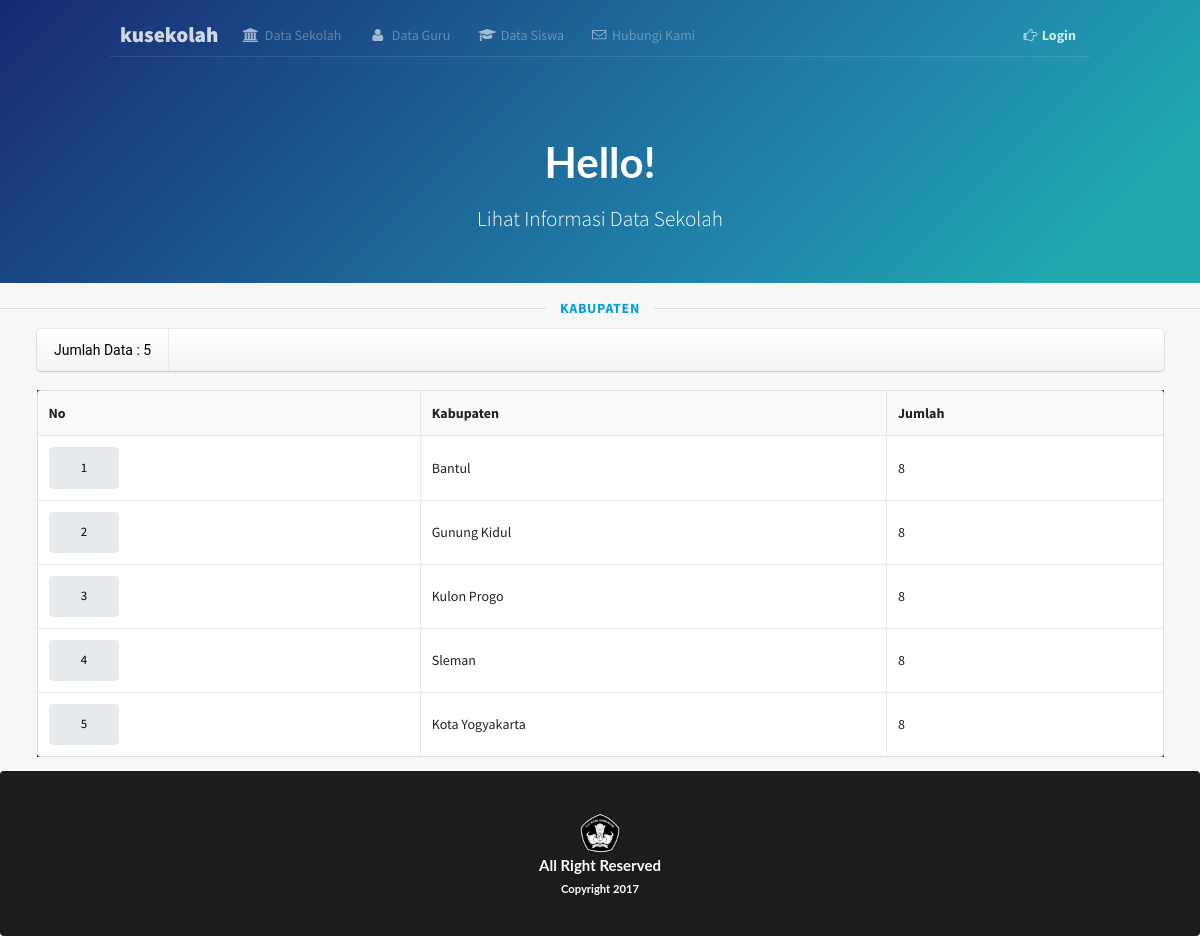
The app's page /datasekolah/userpage.php with its own data.
### tables this page shows
CREATE TABLE `kabupaten` (
  `id` int(11) NOT NULL,
  `kabupaten` varchar(20) NOT NULL
);

### datasekolah/userpage.php (the view, shortened to what this page needs)
<?php
    include "../koneksi.php";
    $query = "SELECT * FROM kabupaten";
    $sql = mysql_query($query, $koneksi);
    $jumlah_baris = mysql_num_rows($sql);
    $sql2 = "SELECT jenjang FROM profil group by jenjang";
    $query2 = mysql_query($sql2);
    $count = mysql_num_rows($query2);
?><!DOCTYPE html>
<html>
<head>
  <link rel="stylesheet" type="text/css" href="../semantic-ui/semantic.css">
  <link rel="stylesheet" type="text/css" href="../homepage.css">
  <link rel="stylesheet" type="text/css" href="../dist/components/container.css">
  <link rel="stylesheet" type="text/css" href="../iconfonts/flaticon.css">
  <link rel="stylesheet" type="text/css" href="../dist/components/icon.css">
  <link rel="stylesheet" type="text/css" href="../dist/components/header.css">
  <link rel="stylesheet" type="text/css" href="../dist/components/table.css">
  </head>
  <body id="home">
  <div class="ui inverted masthead centered segment">
    <div class="ui page grid">
      <div class="column">
        <div class="ui secondary pointing menu">
          <a class="logo item" onclick="window.location.href='../index.php'">
            kusekolah  </a>
          <a class="item" onclick="window.location.href='userpage.php'">
            <i class="university icon" style="color: white"></i> Data Sekolah
          </a>
          <a class="item" onclick="window.location.href='../dataguru/userpage.php'">
            <i class="user icon" style="color: white"></i> Data Guru
          </a>
          <a class="item" onclick="window.location.href='../datasiswa/userpage.php'">
            <i class="student icon" style="color: white"></i> Data Siswa
          </a>
          <a class="item" onclick="window.location.href='../hubungikami.php'">
            <i class="flaticon-mail" style="color: white"></i> Hubungi Kami
          </a>
          <div class="right menu">
            <a class="ui item" href="../login.html" style="color: white" title="Login Ke Akun Anda">
              <i class="pointing right icon" style="color: white"></i><b>Login</b>
            </a>
          </div>
        </div>
        <div class="ui hidden transition information">
          <h1 class="ui inverted centered header">
                Hello!
          </h1>
            <p class="ui centered lead">Lihat Informasi Data Sekolah</p>
          <br>
        </div>
      </div>
    </div>
  </div>
  <br>
  <div class="ui horizontal divider"><a>KABUPATEN</a></div>
  <div class="ui container">
    <div class="ui mini horizontal menu">
      <a class="item" style="color: black;font-family: Roboto">
        <?php echo "Jumlah Data : ".$jumlah_baris;?>
      </a>
    </div>
  </div>
  <br>
  <div class="ui container">
    <div class="scrollmenu">
      <table class="ui selectable celled table">
        <thead>
        <tr>
          <th>No</th>
          <th>Kabupaten</th>
          <th>Jumlah</th>
        </tr>
        </thead>
        <tbody>
          <?php while($data = mysql_fetch_object($sql)): ?>
        <tr>
          <td><a style="color: black" class="ui button" onclick="window.location.href='userkecpage.php?id= <?php echo $data->id;?>'"><?php echo $data->id;?></a></td>
          <td><?php echo $data->kabupaten;?></td>
          <td><?php echo $count;?></td>
        </tr>
          <?php
          endwhile;?>
        </tbody>
      </table>
    </div>
  </div>
  <div class="ui inverted footer segment center">
    <div class="ui container">
      <center><img src="../img/twh.png" style="width: 40px;height: 40px"></center>
    </div>
      <center>
        <h4 class="ui inverted header">All Right Reserved<br><sub>Copyright 2017</sub></h4>
      </center>
  </div>
</body>
</html>

### homepage.css (style rules this page uses)
html { font-size: 14px; }
#home .masthead { background: rgb(24,42,115); background: -moz-linear-gradient(-45deg, rgba(24,42,115,1) 0%, rgba(33,138,174,1) 69%, rgba(32,167,172,1) 89%); background: -webkit-gradient(linear, left top, right bottom, color-stop(0%,rgba(24,42,115,1)), color-stop(69%,rgba(33,138,174,1)), color-stop(89%,rgba(32,167,172,1))); background: -webkit-linear-gradient(-45deg, rgba(24,42,115,1) 0%,rgba(33,138,174,1) 69%,rgba(32,167,172,1) 89%); background: -o-linear-gradient(-45deg, rgba(24,42,115,1) 0%,rgba(33,138,174,1) 69%,rgba(32,167,172,1) 89%); background: -ms-linear-gradient(-45deg, rgba(24,42,115,1) 0%,rgba(33,138,174,1) 69%,rgba(32,167,172,1) 89%); background: linear-gradient(135deg, rgba(24,42,115,1) 0%,rgba(33,138,174,1) 69%,rgba(32,167,172,1) 89%); filter: progid:DXImageTransform.Microsoft.gradient( startColorstr='#182a73', endColorstr='#20a7ac',GradientType=1 ); border-radius: 0; margin: 0em; padding: 1rem 0rem 0; }
#home .masthead .column { position: relative; }
#home .masthead .information { margin: 6em 1em 0 1em; text-align: center; }
#home .masthead .information p { display: block; text-align: center; width: 100%; font-weight: 300; font-size: 20pt; }
#home p.ui.centered.lead { font-weight: 300; font-size: 16pt; padding: 0px 30px; line-height: 1.5; text-align: center; margin-bottom: 0.7em; }
.ui.secondary.pointing.menu { border-bottom: 1px solid rgba(255,255,255, 0.1); }
.ui.menu .logo.item { font-weight: 800;color: #ffffff;font-size: 16pt;padding: 0 10px !important; }
.ui.menu .item { color: rgba(255,255,255,0.4); }
.ui.secondary.pointing.menu > .menu > .item, .ui.secondary.pointing.menu > .item { border-bottom-width: 1px; margin: 0 0 -1px; }
.ui.secondary.pointing.menu .item i { margin-right: 3px; color: rgba(255,255,255,0.6); }
.ui.secondary.pointing.menu > .menu > .item:not(.logo), .ui.secondary.pointing.menu > .item:not(.logo) { padding: 1em 0; margin-left: 1em; margin-right: 1em; }
#home .segment h1 { font-size: 3em; }
#home .footer.segment { background-color: #000000; padding: 3rem 0rem; }

### datasekolah/userpage.php (style rules this page uses)
div.scrollmenu { background-color: #333; overflow: auto; white-space: nowrap; }
div.scrollmenu a { display: inline-block; color: white; text-align: center; padding: 14px; text-decoration: none; }

### records on screen
kabupaten: id "1", kabupaten "Bantul"
kabupaten: id "2", kabupaten "Gunung Kidul"
kabupaten: id "3", kabupaten "Kulon Progo"
kabupaten: id "4", kabupaten "Sleman"
kabupaten: id "5", kabupaten "Kota Yogyakarta"

### other values on screen
$jumlah_baris "5"
